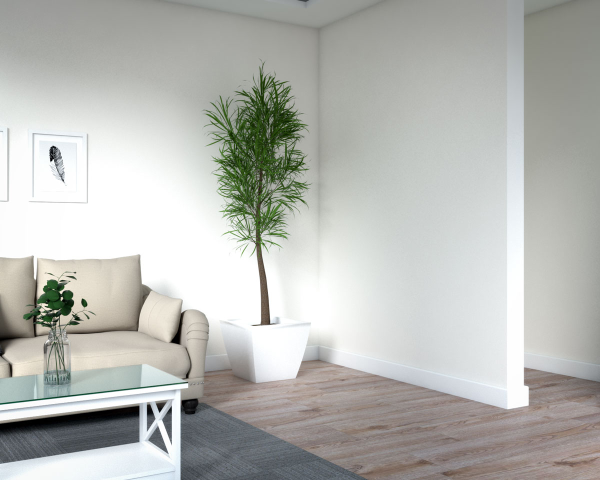
#> input picture Color Recommendation System/image2.jpg, 1200 x 960 px (shown at 1/2 size)
$ python main.py   (older library calls are emulated)
#> lines starting #> are read from the running program, lines starting #| are printed output that depends on the picture; long printed decimals are rounded
from __future__ import print_function
import binascii
import struct
from PIL import Image
import numpy as np
import scipy
import scipy.misc
import scipy.cluster
import imageio

NUM_CLUSTERS = 5

print('reading image')
im = Image.open('image2.jpg')
#> im is the input picture: PIL image 1200x960 RGB; mean R, G, B 182.8, 184, 179.6
im = im.resize((150, 150))      # optional, to reduce time
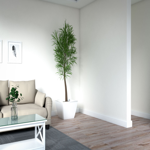
#> im: PIL image 150x150 RGB; mean R, G, B 182.8, 184, 179.6
ar = np.asarray(im)
shape = ar.shape
#> shape = (150, 150, 3)
ar = ar.reshape(scipy.product(shape[:2]), shape[2]).astype(float)

print('finding clusters')
codes, dist = scipy.cluster.vq.kmeans(ar, NUM_CLUSTERS)
#> codes = [[171.5, 172.6, 167], [142.9, 138.9, 132.9], [208.8, 211.2, 207.7], [245.8, 247.5, 247.4], [75.68, 84.99, 74.05]]; dist = 18.53
print('cluster centres:\n', codes)
#| cluster centres:
#|  [[171.514 172.557 166.965]
#|  [142.894 138.923 132.917]
#|  [208.793 211.223 207.675]
#|  [245.810 247.521   247.413 ]
#|  [ 75.681   84.993  74.046]]

vecs, dist = scipy.cluster.vq.vq(ar, codes)         # assign codes
counts, bins = scipy.histogram(vecs, len(codes))    # count occurrences
#> counts = [6148, 4387, 5504, 4668, 1793]; bins = [0, 0.8, 1.6, 2.4, 3.2, 4]

index_max = scipy.argmax(counts)                    # find most frequent
#> index_max = 0
peak = codes[index_max]
#> peak = [171.5, 172.6, 167]
colour = binascii.hexlify(bytearray(int(c) for c in peak)).decode('ascii')
#> colour = 'abaca6'
print('most frequent is %s (#%s)' % (peak, colour))
#| most frequent is [171.514 172.557 166.965] (#abaca6)
print("Most Frequent Color: #"+colour[0:6])
#| Most Frequent Color: #abaca6

if colour[0] == '#':
    colour = colour[1:]
rgb = (colour[0:2], colour[2:4], colour[4:6])
#> rgb = ('ab', 'ac', 'a6')
comp = ['%02X' % (255 - int(a, 16)) for a in rgb]
#> comp = ['54', '53', '59']
print('Complementary Color: #'+''.join(comp))
#| Complementary Color: #545359


# bonus: save image using only the N most common colours
c = ar.copy()
for i, code in enumerate(codes):
    c[scipy.r_[scipy.where(vecs==i)],:] = code
#> this loop made 5 passes
imageio.imwrite('clusters.png', c.reshape(*shape).astype(np.uint8))
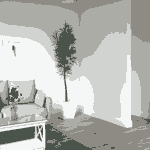
#> saved as clusters.png: shape (150, 150, 3); mean R, G, B 182.1, 183.5, 178.9
print('saved clustered image')

$ run again, with Color Recommendation System/image1.jpg copied over Color Recommendation System/image2.jpg
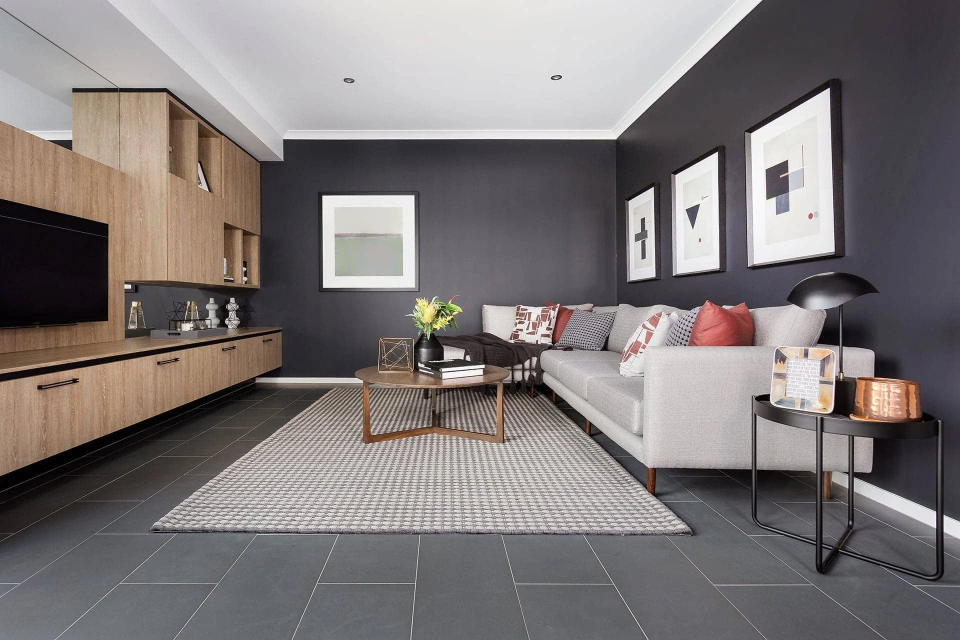
#> input picture Color Recommendation System/image1.jpg, 1920 x 1280 px (shown at 1/2 size)
#> im is the input picture: PIL image 1920x1280 RGB; mean R, G, B 126.4, 120.4, 120.3
#> `im = im.resize((150, 150))`:
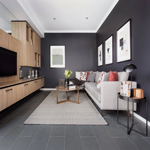
#> im: PIL image 150x150 RGB; mean R, G, B 126.5, 120.4, 120.3
#> codes = [[160.6, 136.2, 119.6], [100.3, 96.93, 99.63], [53.49, 49.21, 53.48], [220.1, 218.7, 219], [184.2, 178.5, 176.9]]; dist = 21.58
#| cluster centres:
#|  [[160.575 136.153 119.557]
#|  [100.337  96.926  99.633]
#|  [ 53.488  49.211  53.483]
#|  [220.133 218.682 218.951]
#|  [184.207 178.541 176.937]]
#> counts = [2476, 6667, 6133, 3335, 3889]; bins = [0, 0.8, 1.6, 2.4, 3.2, 4]
#> index_max = 1
#> peak = [100.3, 96.93, 99.63]
#> colour = '646063'
#| most frequent is [100.337  96.926  99.633] (#646063)
#| Most Frequent Color: #646063
#> rgb = ('64', '60', '63')
#> comp = ['9B', '9F', '9C']
#| Complementary Color: #9B9F9C
#> the loop `for i, code in enumerate(codes):` made 5 passes
#> `imageio.imwrite('clusters.png', c.reshape(*shape).astype(np.uint8))`:
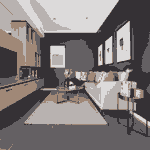
#> saved as clusters.png: shape (150, 150, 3); mean R, G, B 126.1, 119.8, 119.6

$ run again, with Color Recommendation System/image3.jpg copied over Color Recommendation System/image2.jpg
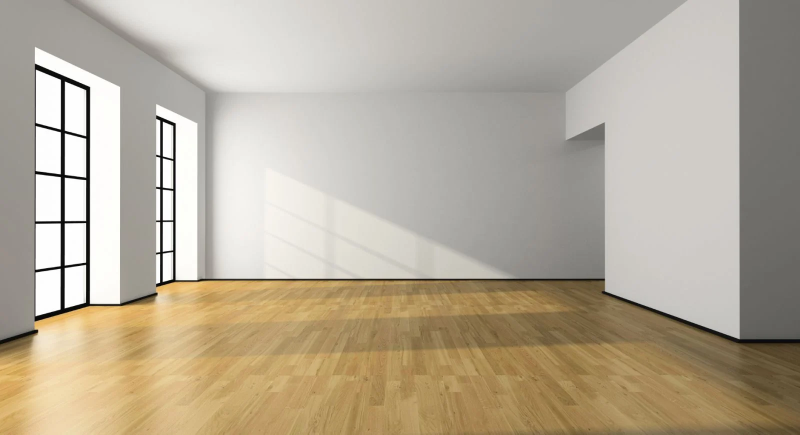
#> input picture Color Recommendation System/image3.jpg, 1600 x 869 px (shown at 1/2 size)
#> im is the input picture: PIL image 1600x869 RGB; mean R, G, B 182, 171.3, 152.9
#> `im = im.resize((150, 150))`:
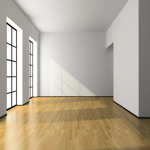
#> im: PIL image 150x150 RGB; mean R, G, B 181.9, 171.3, 152.9
#> codes = [[161.4, 158.7, 153.9], [182.5, 150.9, 96.78], [240.2, 238.8, 235.1], [207.7, 201, 189.8], [115.1, 103.7, 84.07]]; dist = 21.45
#| cluster centres:
#|  [[161.362 158.674 153.905]
#|  [182.496 150.850  96.784]
#|  [240.223 238.768 235.068]
#|  [207.744 200.987 189.750]
#|  [115.126 103.742  84.072 ]]
#> counts = [5326, 4402, 2971, 6355, 3446]; bins = [0, 0.8, 1.6, 2.4, 3.2, 4]
#> index_max = 3
#> peak = [207.7, 201, 189.8]
#> colour = 'cfc8bd'
#| most frequent is [207.744 200.987 189.750] (#cfc8bd)
#| Most Frequent Color: #cfc8bd
#> rgb = ('cf', 'c8', 'bd')
#> comp = ['30', '37', '42']
#| Complementary Color: #303742
#> the loop `for i, code in enumerate(codes):` made 5 passes
#> `imageio.imwrite('clusters.png', c.reshape(*shape).astype(np.uint8))`:
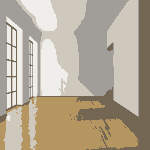
#> saved as clusters.png: shape (150, 150, 3); mean R, G, B 181.5, 170.4, 152.3
